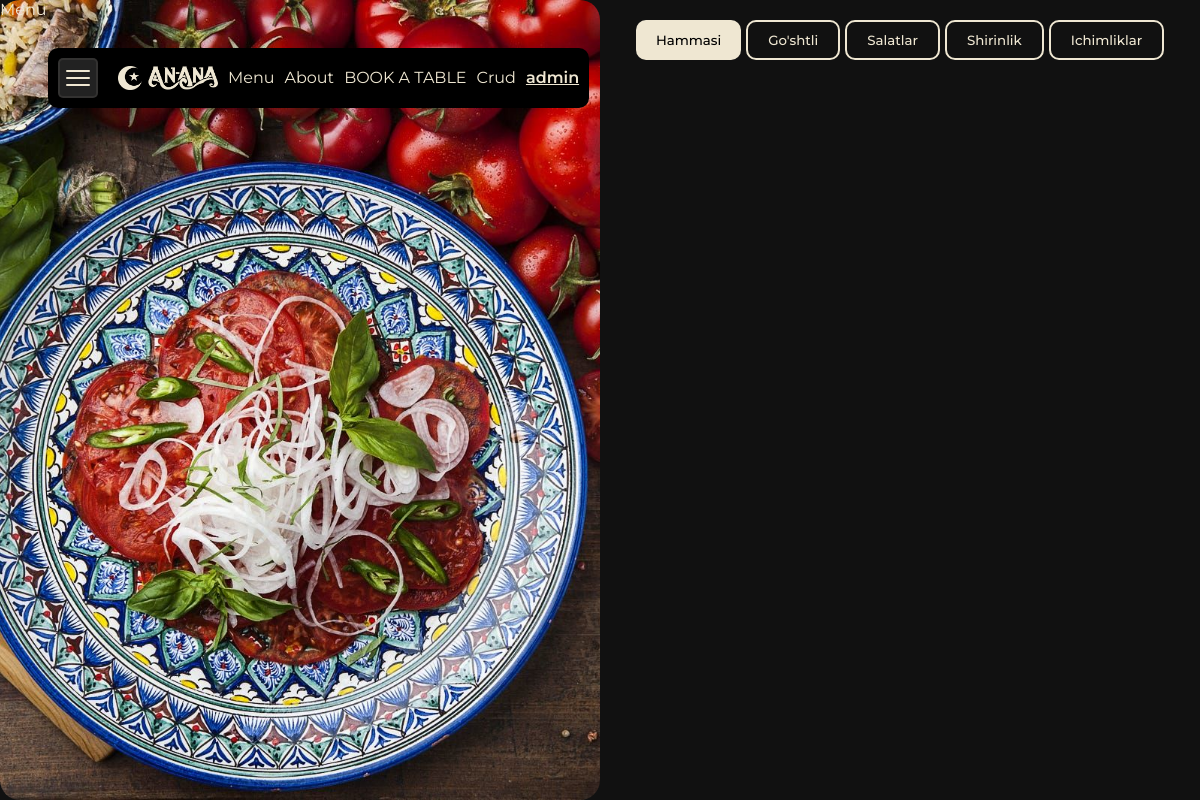
/menu_item/ (signed in), run on an earlier commit of the app's database.
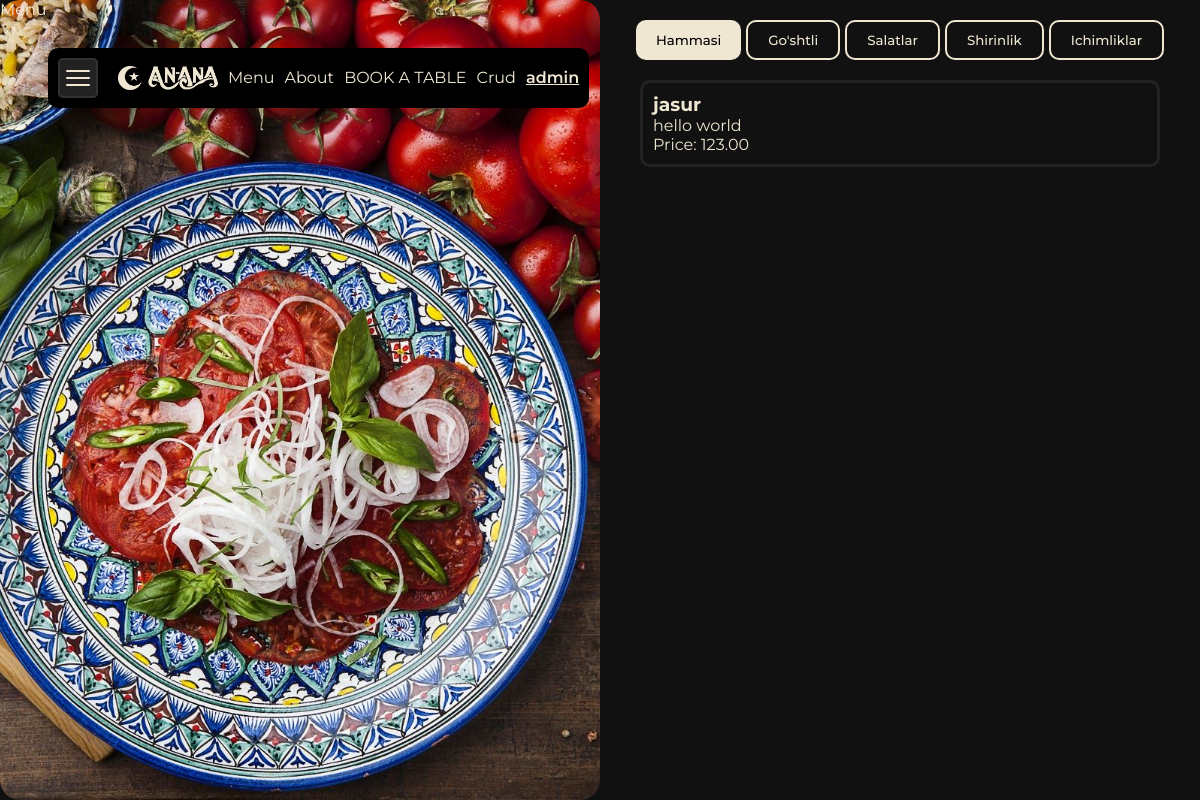
And on a later commit of the database.
### menu/models.py (models this page shows, shortened)
class MenuItem(models.Model):
    CHOICE_CATEGORY = [
        ('Hammasi','Hammasi'),
        ("Go'shtli","Go'shtli"),
        ('Salatlar','Salatlar'),
        ('Shirinlik','Shirinlik'),
        ('Ichimliklar','Ichimliklar')
    ]
    name = models.CharField(max_length=100)
    description = models.TextField()
    price = models.DecimalField(max_digits=5, decimal_places=2)
    available = models.BooleanField(default=True)
    category = models.CharField(max_length=15, choices=CHOICE_CATEGORY, default='Hammasi')

### myproject/views.py (the view)
# urls.py: path('menu_item/', views.menu_item),
@login_required
def menu_item(request):
    menu_items = MenuItem.objects.all()
    context = {
        "menu_items":menu_items
    }
    return render(request, 'menu_item.html', {'context': context})

### templates/menu_item.html (shortened to what this page needs)
{% extends 'base.html' %}
{% load static %}
{% block css %}
  <link rel="stylesheet" href="{% static 'css/menu.css' %}" />
{% endblock %}
{% block content %}
  <div class="menu-main">
    <div class="left-2"><span class="text">Menu</span></div>
    <div class="right">
      <div class="buttons">
        <button class="filter-btn white-btn" data-category="all">Hammasi</button>
        <button class="filter-btn border-btn" data-category="Go'shtli">Go'shtli</button>
        <button class="filter-btn border-btn" data-category="Salatlar">Salatlar</button>
        <button class="filter-btn border-btn" data-category="Shirinlik">Shirinlik</button>
        <button class="filter-btn border-btn" data-category="Ichimliklar">Ichimliklar</button>
      </div>
      <div id="menu-items">
        {% for item in context.menu_items %}
          <div class="menu-item" data-category="{{ item.category }}">
            <h3>{{ item.name }}</h3>
            <p>{{ item.description }}</p>
            <p>Price: {{ item.price }}</p>
          </div>
        {% endfor %}
      </div>
    </div>
  </div>
{% endblock %}

What changed in the data, as far as the page shows it:
added MenuItem: name "jasur", description "hello world", price "123.00"
